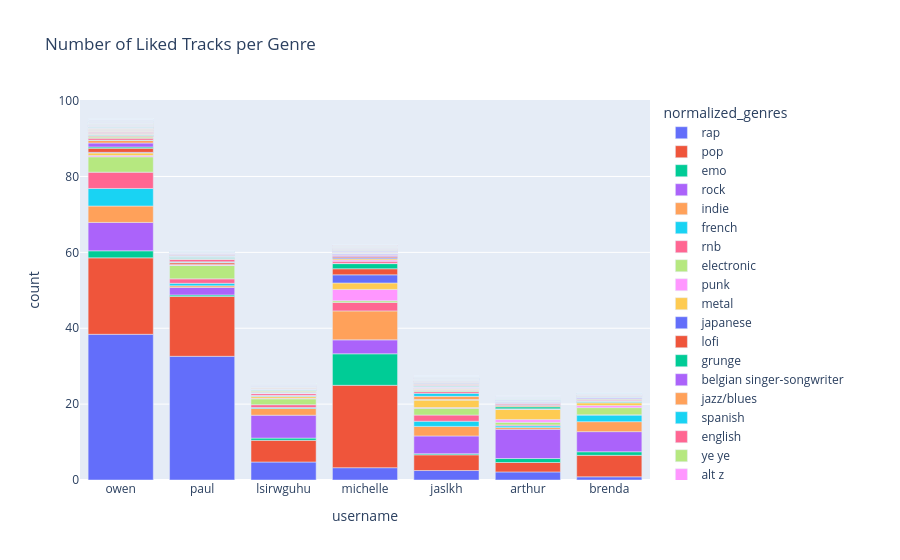

Notebook code for this chart:
### Code cell
df_count_genres = preprocessing.count_list_column_per_user(df, "normalized_genres", normalize=True)
px.bar(df_count_genres, x="username", y="count", color="normalized_genres", title="Number of Liked Tracks per Genre")
